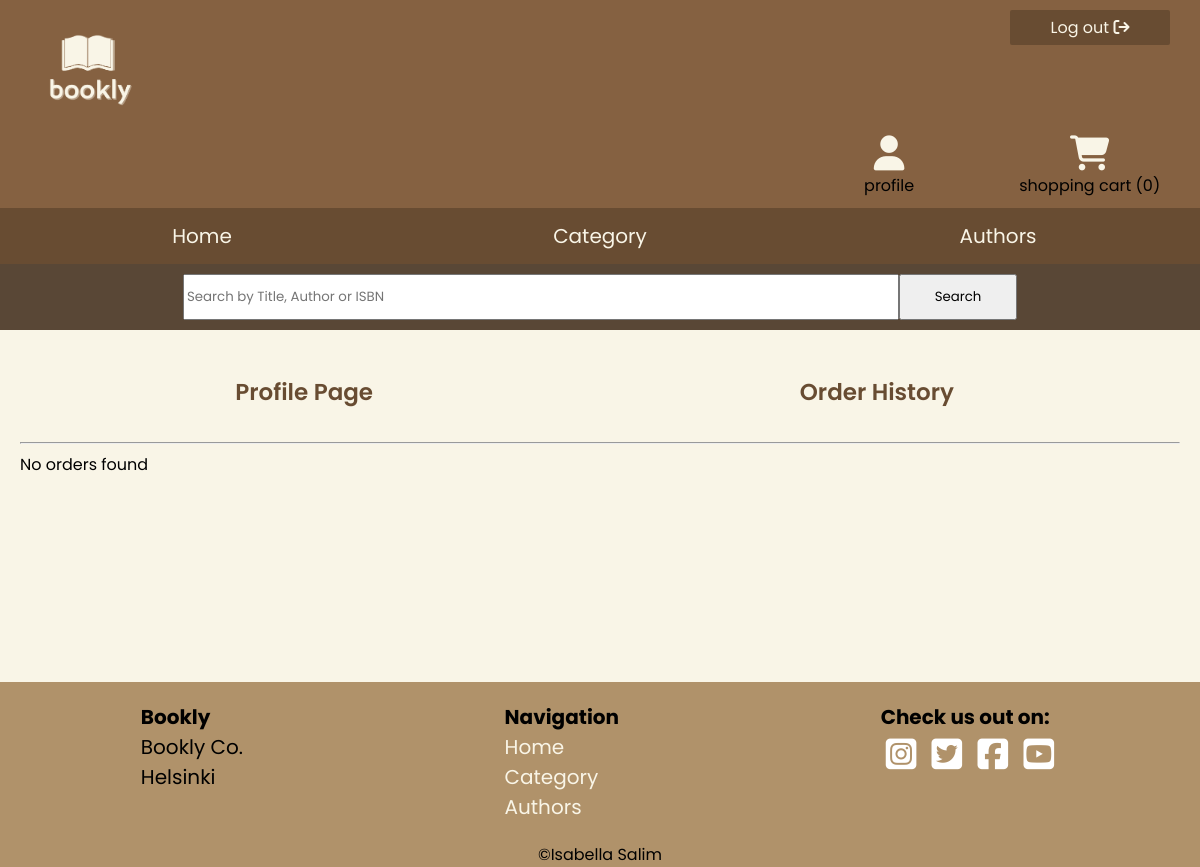
The page /order_history.php (signed in) on the database as committed earlier.
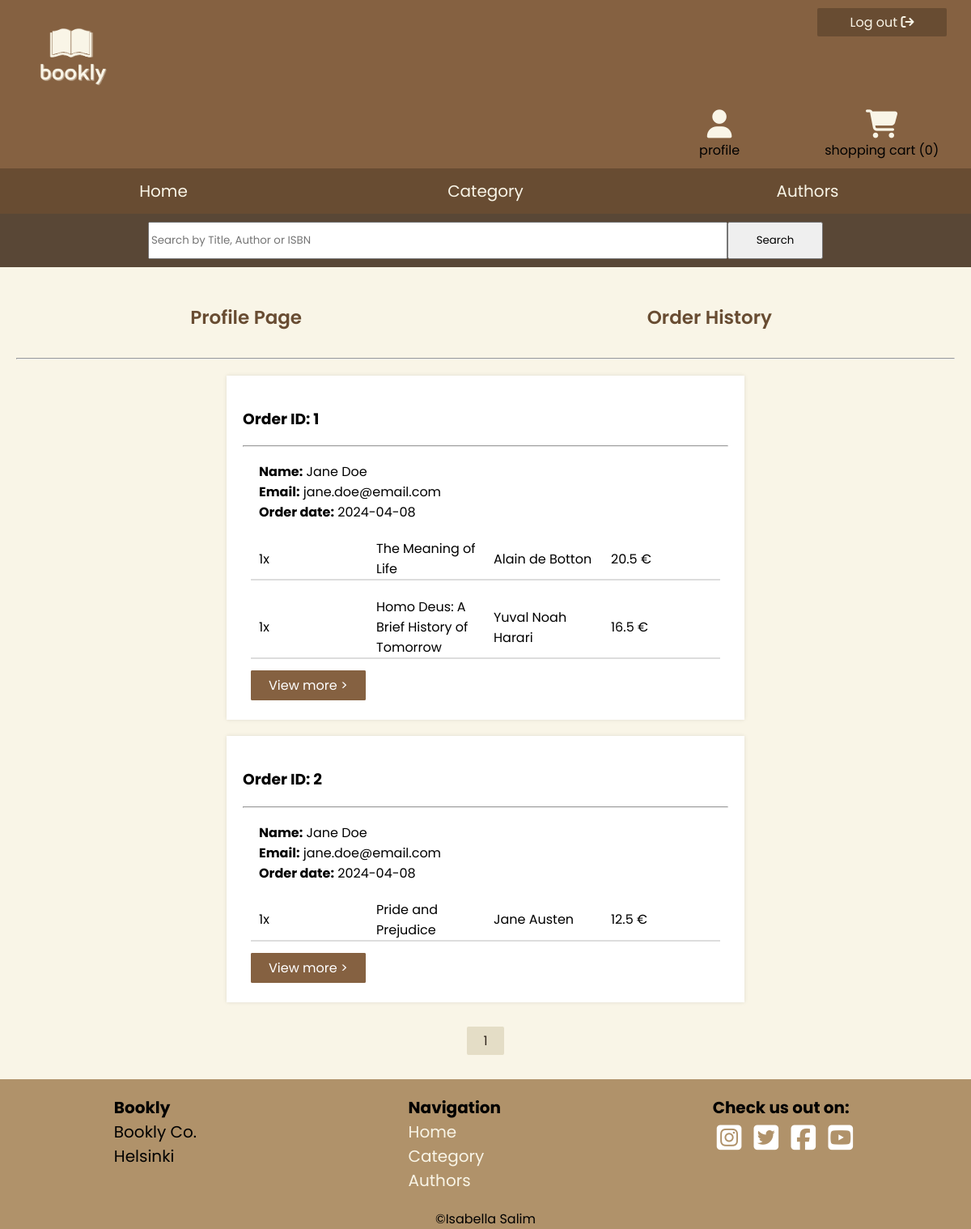
The same page on the database as committed later.
### tables this page shows
CREATE TABLE `orders_table` (
  `Order_id` int(11) NOT NULL,
  `order_date` date DEFAULT NULL,
  `delivery_date` date DEFAULT NULL,
  `customer_id` char(11) DEFAULT NULL
);

CREATE TABLE `customer` (
  `Customer_id` char(11) NOT NULL,
  `first_name` varchar(100) DEFAULT NULL,
  `last_name` varchar(100) DEFAULT NULL,
  `email` varchar(50) NOT NULL,
  `cus_password` varchar(100) NOT NULL,
  `address` varchar(100) DEFAULT NULL,
  `city` varchar(50) DEFAULT NULL,
  `country` varchar(100) DEFAULT NULL,
  `postal_code` char(5) DEFAULT NULL
);

CREATE TABLE `orders_detail` (
  `Detail_id` int(11) NOT NULL,
  `order_id` int(11) DEFAULT NULL,
  `book_id` int(11) DEFAULT NULL,
  `amount` int(11) DEFAULT NULL,
  `total_cost` float DEFAULT NULL
);

CREATE TABLE `book` (
  `Book_id` int(11) NOT NULL,
  `isbn` char(13) NOT NULL,
  `title` varchar(100) NOT NULL,
  `author` varchar(100) NOT NULL,
  `pub_year` date NOT NULL,
  `price` float NOT NULL,
  `category` varchar(50) DEFAULT NULL,
  `subcategory` varchar(100) DEFAULT NULL,
  `short_description` text DEFAULT NULL,
  `cover_image` varchar(100) DEFAULT NULL
);

### order_history.php (the view, shortened to what this page needs)
<!DOCTYPE html>
<html lang="en">
<head>
    <link rel="stylesheet" href="./css/stylesheet.css">
</head>
<body>
<?php include('header.php'); ?>
<?php require_once('connection.php'); ?>
<div class="container">
<a class="page" href="profile.php">Profile Page</a>
<a class="page" href="order_history.php">Order History</a>
<hr>
<div class="order-container">
<?php
$itemsPerPage = 4;
$page = isset($_GET['page']) ? intval($_GET['page']): 1;
$offset = ($page - 1) * $itemsPerPage;
$cusID = isset($_SESSION['Customer_id']) ? intval($_SESSION['Customer_id']) : 0;
$ordersTable = "SELECT * FROM orders_table
                INNER JOIN customer ON orders_table.customer_id = customer.Customer_id
                WHERE orders_table.customer_id = ?
                LIMIT ? , ?";
$stmt = $conn->prepare($ordersTable);
$stmt->bind_param("sii", $cusID, $offset, $itemsPerPage);
$stmt->execute();
$tableResult = $stmt->get_result();
if ($tableResult->num_rows > 0) {
    while ($tableRow = $tableResult->fetch_assoc()) {
        echo '<div class="order">
                <h3 class="">Order ID: '. htmlspecialchars($tableRow['Order_id']).' </h3>
                <hr>
                <div class="order-info">
                    <p><b>Name:</b> '. htmlspecialchars($tableRow['first_name']).' '. htmlspecialchars($tableRow['last_name']).'</p>
                    <p><b>Email:</b> '. htmlspecialchars($tableRow['email']).'</p>
                    <p><b>Order date:</b> '. htmlspecialchars($tableRow['order_date']).'</p>';
        $ordersDetail = "SELECT * FROM orders_detail
                         INNER JOIN book ON orders_detail.book_id = book.Book_id
                         WHERE orders_detail.order_id = ?";
        $stmtDetail= $conn->prepare($ordersDetail);
        $stmtDetail->bind_param("s", $tableRow['Order_id']);
        $stmtDetail->execute();
        $detailResult = $stmtDetail->get_result();
        if ($detailResult->num_rows > 0) {
            while ($detailRow = $detailResult->fetch_assoc()) {
                echo '<div class="items">
                      <p>'. htmlspecialchars($detailRow['amount']).'x</p>
                      <p>'. html_entity_decode(htmlspecialchars($detailRow['title'])).'</p>
                      <p>'. htmlspecialchars($detailRow['author']).'</p>
                      <p>'. htmlspecialchars($detailRow['total_cost']).' €</p>
                    </div>';
            }
        } else {
            echo "<p>No orders</p>";
        }
        echo '<a class="toggle" href="order.php?orderID='. htmlspecialchars($tableRow['Order_id']).'">View more ></a>
              </div>
              </div>
              ';
    }
} else {
    echo "<p>No orders found</p>";
}
?>
</div>
<?php
$sql = "SELECT COUNT(*) AS total FROM orders_table WHERE customer_id = ?";
$stmt = $conn->prepare($sql);
$stmt->bind_param("s", $cusID);
$stmt->execute();
$result = $stmt->get_result();
$row = $result->fetch_assoc();
$totalItems = $row['total'];
$totalPages = ceil($totalItems / $itemsPerPage);
echo '<div class="pagination">';
    for ($i = 1; $i <= $totalPages; $i++) {
        echo '<a class="link" href="?page=' . $i . '"' . ($i == $page ? ' class="active"' : '') . '>' . $i . '</a>';
    }
echo '</div>';
?>
</div>
<?php include('footer.php'); ?>
</body>
</html>

### header.php (shortened to what this page needs)
<!DOCTYPE html>
<html lang="en">
<head>
</head>
<body>
<?php require_once('connection.php'); ?>
<div class="header">
   <a href="index.php"><img class="logo" src="logo/bookly_logo.png" alt=""></a>
   <?php
   $cusID = 0;
    if(isset($_SESSION['Customer_id'])) {
        $cusID = $_SESSION['Customer_id'];
        echo '<a class="logout" href="profile.php?out"> Log out <i class="fa-solid fa-arrow-right-from-bracket"></i></a>';
    } else {
        echo ' <div class="links" >
                <p><a href="login.php">Login</a> / <a href="register.php">Register</a></p>
                </div> ';
    }
    $sql = "SELECT COUNT(cart_quantity) as total FROM cart WHERE customer_id = ? ";
    $stmt = $conn->prepare($sql);
    $stmt->bind_param('s', $cusID);
    $stmt->execute();
    $result = $stmt->get_result();
    if($result->num_rows>0){
        while($row = $result->fetch_assoc()) {
            echo('<div class="cart">
                    <a href="cart.php"><i class="fa-solid fa-cart-shopping"></i></a>
                    <p>shopping cart ('. htmlspecialchars($row['total']).')</p>
                </div>');
        }
    } else {
        $row['total'] = 0;
    }
    ?>
    <div class="profile">
        <a href="profile.php"><i class="fa-solid fa-user"></i></a>
        <p>profile</p>
    </div>
</div>
<div class="nav-bar">
    <ul>
        <li> <a class="nav" href="index.php">Home</a> </li>
        <li>  <a class="nav" href="category.php" >Category</a> </li>
        <li> <a class="nav" href="author.php">Authors</a></li>
    </ul>
</div>
<div class="search-bar">
    <form action="search_results.php" method="post">
        <input type="text" placeholder="Search by Title, Author or ISBN" name="search">
        <input type="submit" class="search-btn" value="Search" name="submit">
    </form>
</div>
</body>
</html>

### footer.php (shortened to what this page needs)
<!DOCTYPE html>
<html lang="en">
<head>
</head>
<body>
<div class="footer">
      <div class="footer-info">
        <h4>Bookly</h4>
        <p>Bookly Co.</p>
        <p>Helsinki</p>
      </div>
      <div class="footer-info">
        <h4>Navigation</h4>
        <p> <a href="./index.php">Home </a></p>
        <p><a href="./category.php">Category</a></p>
        <p> <a href="./author.php">Authors</a></p>
      </div>
      <div class="footer-info">
        <h4>Check us out on:</h4>
        <div class="icons">
          <a href="https://www.instagram.com/"> <i class="fa-brands fa-square-instagram"></i></a>
          <a href="https://twitter.com/"> <i class="fa-brands fa-square-twitter"></i></a>
          <a href="https://www.facebook.com/"><i class="fa-brands fa-square-facebook"></i></a>
          <a href="https://www.youtube.com/"><i class="fa-brands fa-square-youtube"></i></a>
        </div>
      </div>
    </div>
   <p class="copyright">©Isabella Salim</p>
</body>
</html>

Rows that differ between the two databases and show on the page:
added orders_table: Order_id "1", customer.first_name "Jane", customer.last_name "Doe", customer.email "jane.doe@email.com", order_date "2024-04-08"
added orders_detail: amount "1", book.title "The Meaning of Life", book.author "Alain de Botton", total_cost "20.5"
added orders_detail: amount "1", book.title "Homo Deus: A Brief History of Tomorrow", book.author "Yuval Noah Harari", total_cost "16.5"
added orders_table: Order_id "2", customer.first_name "Jane", customer.last_name "Doe", customer.email "jane.doe@email.com", order_date "2024-04-08"
added orders_detail: amount "1", book.title "Pride and Prejudice", book.author "Jane Austen", total_cost "12.5", shown under "2"
Other text that changed with them:
new list line: "1"
text no longer shown: "No orders found"
